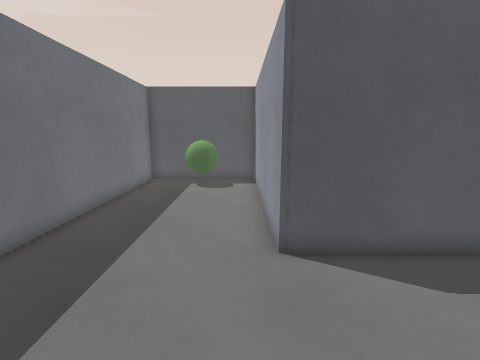
view 1 (above)

12 first-person views from a walk through a 3-D level made in the Godot game engine. The camera is 1.5 m above the floor, tilts 10° down and sees 85° across. The floor is counted in squares, 0.5 m on a side. Each view is taken from the middle of a square. On the plan, view 1 faces up. The plan holds only what a view shows up to about 19 squares ahead; the rest is blank. The place goes on beyond the plan. Characters and animated objects are not drawn. Surface patterns are stand-ins for the level's own textures.

view 2
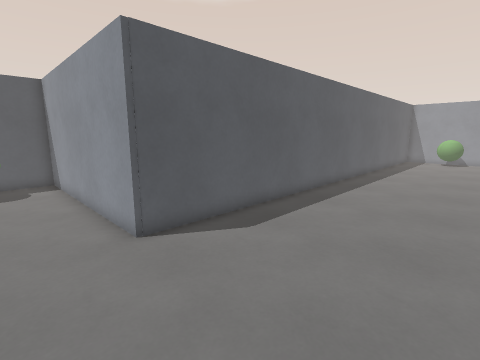

view 3
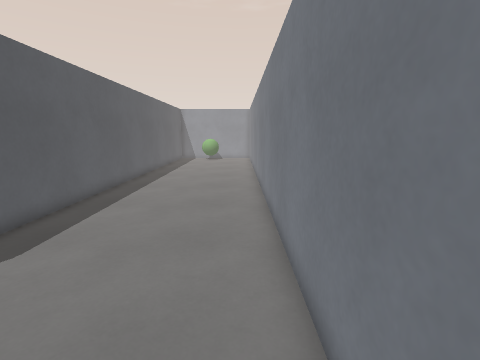

view 4
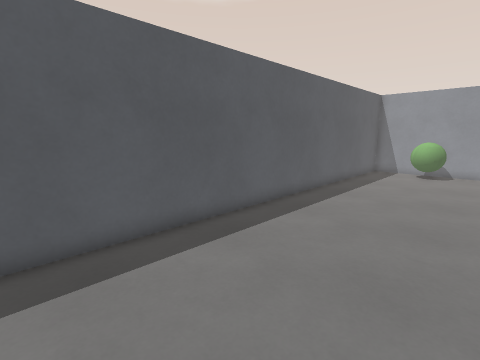

view 5
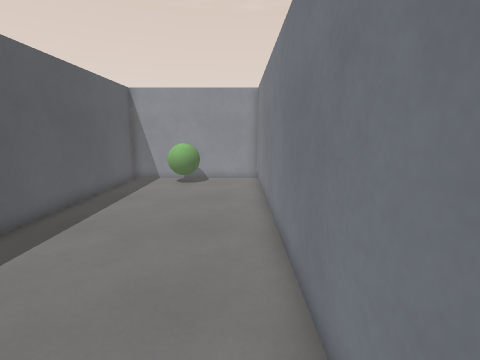

view 6
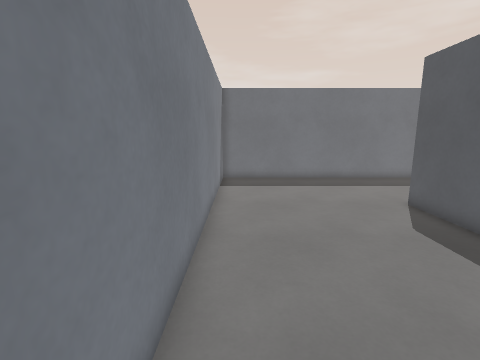

view 7
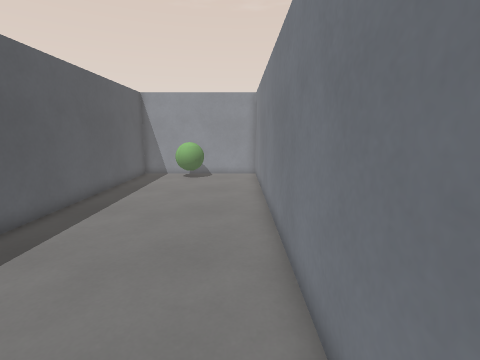

view 8
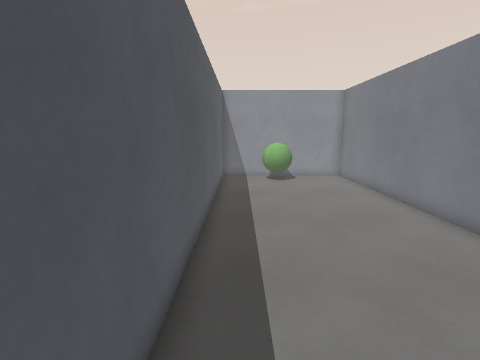

view 9
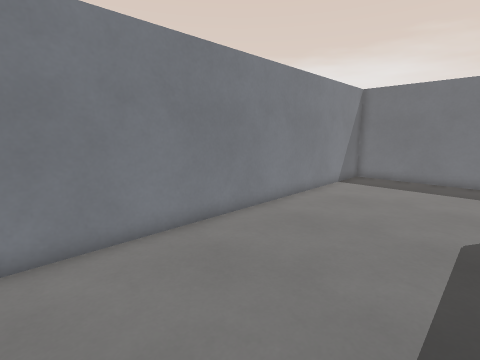

view 10
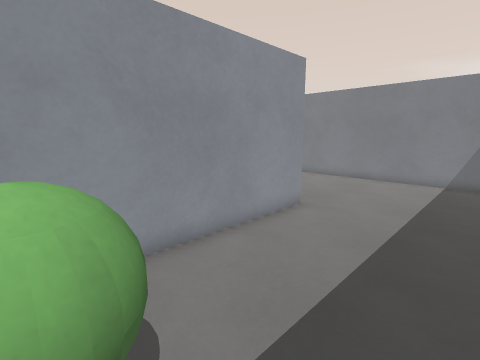

view 11
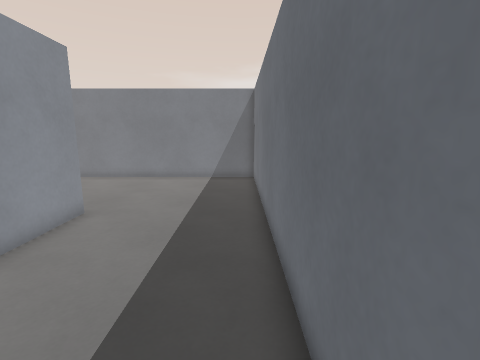

view 12
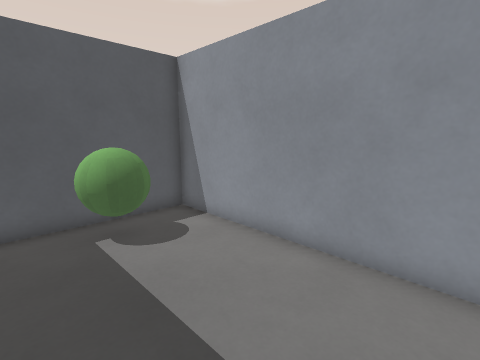

### Floor plan
Key: @ floor where view 1 was taken; # wall or solid block; . floor; = window, fence, low wall or low ledge; ^ raised ledge.
Columns run from 6 left of view 1 to 31 right of it. Each row starts with its distance up from view 1.
 17 ########
 16 #..=^=.#
 15 #..#^..#
 14 #......#
 13 #......#
 12 #......#
 11 #......#
 10 #......#
  9 #......#
  8 #......#
  7 #......#
  6 #......###############################
  5 #....................................#
  4 #..................................=.#
  3 #..................................= #
  2 #.................................== #
  1 #....................................#
  0 #.....@..............................#
 -1 #....................................#
 -2 ######################################

Where each view was taken, in squares from view 1:
view 1: 0 up, 0 right, facing up
view 2: 1 down, 2 left, facing up-right
view 3: 1 down, 2 left, facing right
view 4: 1 down, 8 right, facing up-right
view 5: 1 down, 13 right, facing right
view 6: 1 down, 12 right, facing left
view 7: 1 down, 11 right, facing right
view 8: 5 up, 12 right, facing right
view 9: 5 up, 13 right, facing down-left
view 10: 16 up, 5 left, facing down-right
view 11: 16 up, 5 left, facing down
view 12: 8 up, 5 left, facing up-right
